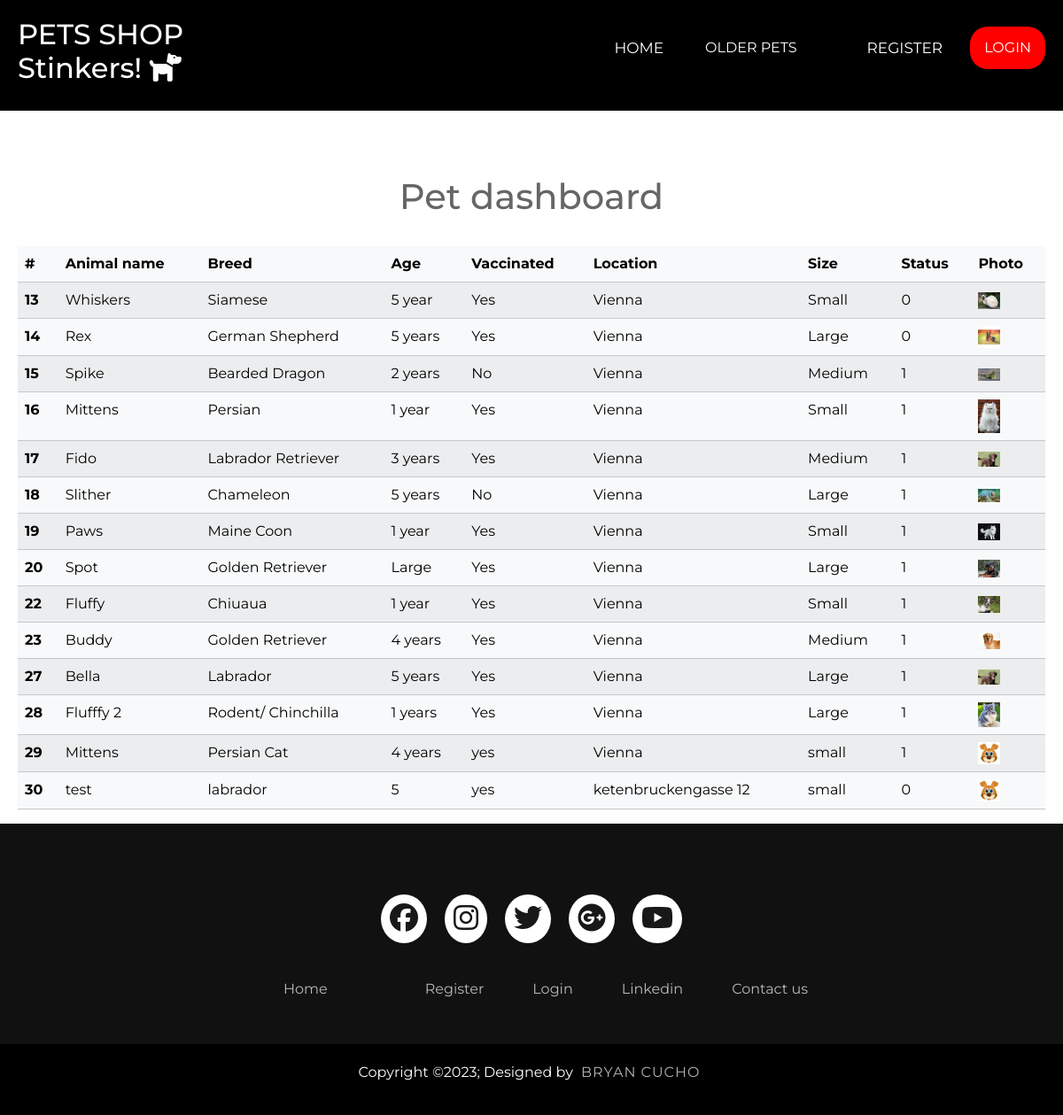
Screenshot of /animal/animal_dashboard.php with the database file from the repository.
### tables this page shows
CREATE TABLE `animals` (
  `animal_id` int(11) NOT NULL,
  `animal_name` varchar(255) NOT NULL,
  `price` decimal(13,2) NOT NULL,
  `photo` varchar(255) DEFAULT NULL,
  `location` varchar(255) NOT NULL,
  `description` varchar(255) NOT NULL,
  `size` varchar(255) NOT NULL,
  `age` varchar(255) NOT NULL,
  `vaccinated` varchar(255) NOT NULL,
  `breed` varchar(255) NOT NULL,
  `status` tinyint(1) NOT NULL,
  `fk_animal_id` int(11) DEFAULT NULL,
  `fk_pet_id` int(11) NOT NULL
);

### animal/animal_dashboard.php (the view, shortened to what this page needs)
<?php
require_once '../components/db_connect.php';
$sql = " SELECT *
FROM `animals`
LEFT JOIN `pet_adoption` ON `animals`.`fk_pet_id` = `pet_adoption`.`pet_id`";
$result = mysqli_query($connect, $sql);
$animalData = "";
if (mysqli_num_rows($result) > 0) {
    while ($row = mysqli_fetch_assoc($result)) {
        $animalData .= "<tr>
                    <th scope='row'>{$row["animal_id"]}</th>
                    <td>{$row["animal_name"]}</td>
                    <td>{$row["breed"]}</td>
                    <td>{$row["age"]}</td>
                    <td>{$row["vaccinated"]}</td>
                    <td>{$row["location"]}</td>
                    <td>{$row["size"]}</td>
                    <td>{$row["status"]}</td>
                    <td><img src='../assets/{$row["photo"]}' alt='In progress..' width='25'></td>
            </tr>";
    }
} else {
    $animalData = "<p>No results found</p>";
}
?>
<!DOCTYPE html>
<html lang="en">
<head>
    <link rel="stylesheet" href="https://cdn.jsdelivr.net/npm/@fortawesome/fontawesome-free@5.15.4/css/fontawesome.min.css">
    <link rel="stylesheet" href="https://kit-free.fontawesome.com/releases/latest/css/free.min.css">
    <link rel="stylesheet" href="https://cdnjs.cloudflare.com/ajax/libs/font-awesome/6.4.2/css/all.min.css" />
    <link rel="stylesheet" href="https://kit-free.fontawesome.com/releases/latest/css/free.min.css">
    <link href="https://cdn.jsdelivr.net/npm/bootstrap@5.3.2/dist/css/bootstrap.min.css" rel="stylesheet">
    <link rel="stylesheet" href="../css/navbar.css">
    <link rel="stylesheet" href="../css/style.css">
    <link rel="stylesheet" href="../css/footer.css">
</head>
<body>
    <?php require_once '../components/navbar.php' ?>
    <br>
    <div class="container1">
        <br>
        <div>
            <h1 class="text-center">Pet dashboard</h1>
        </div>
        <br>
        <table class="table table-light table-striped">
            <thead>
                <tr>
                    <th scope="col">#</th>
                    <th scope="col">Animal name</th>
                    <th scope="col">Breed</th>
                    <th scope="col">Age</th>
                    <th scope="col">Vaccinated</th>
                    <th scope="col">Location</th>
                    <th scope="col">Size</i>
                    <th scope="col">Status</th>
                    <th scope="col">Photo</th>
                </tr>
            </thead>
            <tbody>
                <?= $animalData; ?>
            </tbody>
        </table>
    </div>
    <?php require_once '../components/footer.php'; ?>
</body>
</html>

### css/navbar.css (style rules this page uses)
* { box-sizing: border-box; padding: 0; margin: 0; font-family: 'Montserrat', sans-serif; }

### css/style.css (style rules this page uses)
body { background-image: url("https://th.bing.com/th/id/OIG.OFZ.hsz8CGDWjVBjL6Np?pid=ImgGn"); font-family: 'roboto', sans-serif; color: whitesmoke; font-weight: 400; }
.container1 { padding-top: 150px; color: rgb(104, 101, 101); padding-left: 20px; padding-right: 20px; }

### css/footer.css (style rules this page uses)
* { padding: 0; margin: 0; box-sizing: border-box; }

### rows the page displays
animals: animal_id "13", animal_name "Whiskers", breed "Siamese", age "5 year", vaccinated "Yes", location "Vienna", size "Small", status "0", photo (picture)
animals: animal_id "14", animal_name "Rex", breed "German Shepherd", age "5 years", vaccinated "Yes", location "Vienna", size "Large", status "0", photo (picture)
animals: animal_id "15", animal_name "Spike", breed "Bearded Dragon", age "2 years", vaccinated "No", location "Vienna", size "Medium", status "1", photo (picture)
animals: animal_id "16", animal_name "Mittens", breed "Persian", age "1 year", vaccinated "Yes", location "Vienna", size "Small", status "1", photo (picture)
animals: animal_id "17", animal_name "Fido", breed "Labrador Retriever", age "3 years", vaccinated "Yes", location "Vienna", size "Medium", status "1", photo (picture)
animals: animal_id "18", animal_name "Slither", breed "Chameleon", age "5 years", vaccinated "No", location "Vienna", size "Large", status "1", photo (picture)
animals: animal_id "19", animal_name "Paws", breed "Maine Coon", age "1 year", vaccinated "Yes", location "Vienna", size "Small", status "1", photo (picture)
animals: animal_id "20", animal_name "Spot", breed "Golden Retriever", age "Large", vaccinated "Yes", location "Vienna", size "Large", status "1", photo (picture)
animals: animal_id "22", animal_name "Fluffy", breed "Chiuaua", age "1 year", vaccinated "Yes", location "Vienna", size "Small", status "1", photo (picture)
animals: animal_id "23", animal_name "Buddy", breed "Golden Retriever", age "4 years", vaccinated "Yes", location "Vienna", size "Medium", status "1", photo (picture)
animals: animal_id "27", animal_name "Bella", breed "Labrador", age "5 years", vaccinated "Yes", location "Vienna", size "Large", status "1", photo (picture)
animals: animal_id "28", animal_name "Flufffy 2", breed "Rodent/ Chinchilla", age "1 years", vaccinated "Yes", location "Vienna", size "Large", status "1", photo (picture)
animals: animal_id "29", animal_name "Mittens", breed "Persian Cat", age "4 years", vaccinated "yes", location "Vienna", size "small", status "1", photo (picture)
animals: animal_id "30", animal_name "test", breed "labrador", age "5", vaccinated "yes", location "ketenbruckengasse 12", size "small", status "0", photo (placeholder picture)
